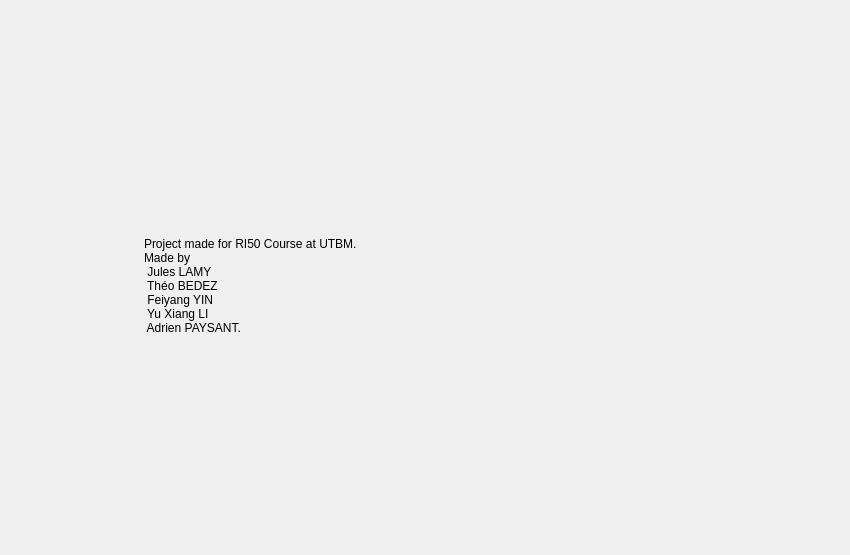
<?xml version="1.0" encoding="UTF-8"?>
<ui version="4.0">
 <class>LeonidasAbout</class>
 <widget class="QWidget" name="LeonidasAbout">
  <property name="geometry">
   <rect>
    <x>0</x>
    <y>0</y>
    <width>850</width>
    <height>555</height>
   </rect>
  </property>
  <property name="palette">
   <palette>
    <active/>
    <inactive/>
    <disabled/>
   </palette>
  </property>
  <property name="windowTitle">
   <string>Form</string>
  </property>
  <widget class="QWidget" name="verticalLayoutWidget">
   <property name="geometry">
    <rect>
     <x>110</x>
     <y>80</y>
     <width>281</width>
     <height>411</height>
    </rect>
   </property>
   <layout class="QVBoxLayout" name="verticalLayout_2">
    <property name="sizeConstraint">
     <enum>QLayout::SetMaximumSize</enum>
    </property>
    <item>
     <spacer name="verticalSpacer_2">
      <property name="orientation">
       <enum>Qt::Vertical</enum>
      </property>
      <property name="sizeHint" stdset="0">
       <size>
        <width>20</width>
        <height>40</height>
       </size>
      </property>
     </spacer>
    </item>
    <item>
     <layout class="QHBoxLayout" name="horizontalLayout">
      <item>
       <spacer name="horizontalSpacer">
        <property name="orientation">
         <enum>Qt::Horizontal</enum>
        </property>
        <property name="sizeHint" stdset="0">
         <size>
          <width>40</width>
          <height>20</height>
         </size>
        </property>
       </spacer>
      </item>
      <item>
       <widget class="QLabel" name="label">
        <property name="text">
         <string>Project made for RI50 Course at UTBM. 
Made by 
 Jules LAMY
 Théo BEDEZ
 Feiyang YIN
 Yu Xiang LI
 Adrien PAYSANT.</string>
        </property>
       </widget>
      </item>
      <item>
       <spacer name="horizontalSpacer_2">
        <property name="orientation">
         <enum>Qt::Horizontal</enum>
        </property>
        <property name="sizeHint" stdset="0">
         <size>
          <width>40</width>
          <height>20</height>
         </size>
        </property>
       </spacer>
      </item>
     </layout>
    </item>
    <item>
     <spacer name="verticalSpacer">
      <property name="orientation">
       <enum>Qt::Vertical</enum>
      </property>
      <property name="sizeHint" stdset="0">
       <size>
        <width>20</width>
        <height>40</height>
       </size>
      </property>
     </spacer>
    </item>
   </layout>
  </widget>
 </widget>
 <resources/>
 <connections/>
</ui>
